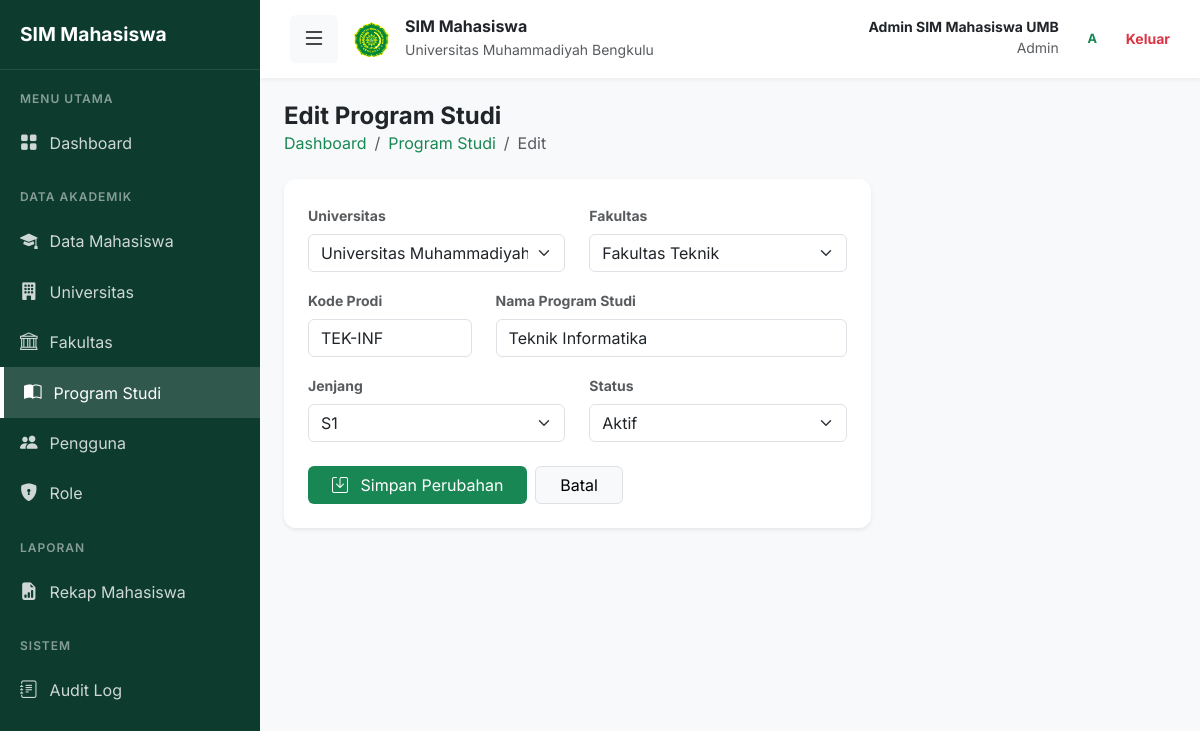
The page /program_studi/edit.php?id=2 (signed in) on the database its author committed.
### tables this page shows
CREATE TABLE IF NOT EXISTS fakultas (
    id INT AUTO_INCREMENT PRIMARY KEY,
    universitas_id INT NOT NULL,
    kode_fakultas VARCHAR(20) NOT NULL,
    nama_fakultas VARCHAR(100) NOT NULL,
    created_at TIMESTAMP DEFAULT CURRENT_TIMESTAMP,
    FOREIGN KEY (universitas_id) REFERENCES universitas(id) ON DELETE CASCADE,
    UNIQUE(universitas_id, kode_fakultas)
);

CREATE TABLE IF NOT EXISTS universitas (
    id INT AUTO_INCREMENT PRIMARY KEY,
    kode_universitas VARCHAR(20) NOT NULL UNIQUE,
    nama_universitas VARCHAR(100) NOT NULL,
    alamat TEXT,
    email VARCHAR(100),
    nomor_telepon VARCHAR(20),
    created_at TIMESTAMP DEFAULT CURRENT_TIMESTAMP
);

CREATE TABLE IF NOT EXISTS program_studi (
    id INT AUTO_INCREMENT PRIMARY KEY,
    fakultas_id INT NOT NULL,
    kode_prodi VARCHAR(20) NOT NULL,
    nama_prodi VARCHAR(100) NOT NULL,
    jenjang VARCHAR(20) NOT NULL,
    status_prodi ENUM('Aktif', 'Tidak Aktif') DEFAULT 'Aktif',
    created_at TIMESTAMP DEFAULT CURRENT_TIMESTAMP,
    FOREIGN KEY (fakultas_id) REFERENCES fakultas(id) ON DELETE CASCADE,
    UNIQUE(fakultas_id, kode_prodi)
);

### includes/functions.php (called while the page is built, shortened)
<?php
function h($string) {
    return htmlspecialchars($string, ENT_QUOTES, 'UTF-8');
}
?>

### program_studi/edit.php (the view, shortened to what this page needs)
<?php
require_once '../config/database.php';
require_once '../includes/functions.php';
$id = $_GET['id'] ?? null;
$stmt = $pdo->prepare("SELECT p.*, f.universitas_id FROM program_studi p JOIN fakultas f ON p.fakultas_id = f.id WHERE p.id = ?");
$stmt->execute([$id]);
$p = $stmt->fetch();
$universitas = $pdo->query("SELECT id, nama_universitas FROM universitas ORDER BY nama_universitas ASC")->fetchAll();
$fakultas = $pdo->query("SELECT id, nama_fakultas, universitas_id FROM fakultas ORDER BY nama_fakultas ASC")->fetchAll();
require_once '../includes/header.php';
?>
<div class="mb-4">
    <h4 class="fw-bold text-hijau-tua mb-0">Edit Program Studi</h4>
    <nav aria-label="breadcrumb">
        <ol class="breadcrumb small mb-0">
            <li class="breadcrumb-item"><a href="../dashboard.php" class="text-decoration-none text-success">Dashboard</a></li>
            <li class="breadcrumb-item"><a href="index.php" class="text-decoration-none text-success">Program Studi</a></li>
            <li class="breadcrumb-item active" aria-current="page">Edit</li>
        </ol>
    </nav>
</div>
<div class="row">
    <div class="col-lg-8">
        <div class="card card-custom border-0 shadow-sm bg-white">
            <div class="card-body p-4">
                <form action="" method="POST">
                    <div class="row">
                        <div class="col-md-6 mb-3">
                            <label for="universitas_id" class="form-label small fw-bold text-muted">Universitas</label>
                            <select id="universitas_id" class="form-select" required>
                                <?php foreach ($universitas as $u): ?>
                                    <option value="<?= $u['id'] ?>" <?= $p['universitas_id'] == $u['id'] ? 'selected' : '' ?>><?= h($u['nama_universitas']) ?></option>
                                <?php endforeach; ?>
                            </select>
                        </div>
                        <div class="col-md-6 mb-3">
                            <label for="fakultas_id" class="form-label small fw-bold text-muted">Fakultas</label>
                            <select name="fakultas_id" id="fakultas_id" class="form-select" required>
                                <?php foreach ($fakultas as $f): ?>
                                    <?php if ($f['universitas_id'] == $p['universitas_id']): ?>
                                        <option value="<?= $f['id'] ?>" <?= $p['fakultas_id'] == $f['id'] ? 'selected' : '' ?>><?= h($f['nama_fakultas']) ?></option>
                                    <?php endif; ?>
                                <?php endforeach; ?>
                            </select>
                        </div>
                    </div>
                    <div class="row">
                        <div class="col-md-4 mb-3">
                            <label for="kode_prodi" class="form-label small fw-bold text-muted">Kode Prodi</label>
                            <input type="text" name="kode_prodi" id="kode_prodi" class="form-control" value="<?= h($p['kode_prodi']) ?>" required>
                        </div>
                        <div class="col-md-8 mb-3">
                            <label for="nama_prodi" class="form-label small fw-bold text-muted">Nama Program Studi</label>
                            <input type="text" name="nama_prodi" id="nama_prodi" class="form-control" value="<?= h($p['nama_prodi']) ?>" required>
                        </div>
                    </div>
                    <div class="row">
                        <div class="col-md-6 mb-4">
                            <label for="jenjang" class="form-label small fw-bold text-muted">Jenjang</label>
                            <select name="jenjang" id="jenjang" class="form-select" required>
                                <option value="S1" <?= $p['jenjang'] === 'S1' ? 'selected' : '' ?>>S1</option>
                            </select>
                        </div>
                        <div class="col-md-6 mb-4">
                            <label for="status_prodi" class="form-label small fw-bold text-muted">Status</label>
                            <select name="status_prodi" id="status_prodi" class="form-select">
                                <option value="Aktif" <?= $p['status_prodi'] === 'Aktif' ? 'selected' : '' ?>>Aktif</option>
                            </select>
                        </div>
                    </div>
                    <div class="d-flex gap-2">
                        <button type="submit" class="btn btn-hijau px-4">
                            <i class="bi bi-save me-2"></i> Simpan Perubahan
                        </button>
                        <a href="index.php" class="btn btn-light px-4 border">Batal</a>
                    </div>
                </form>
            </div>
        </div>
    </div>
</div>
<?php require_once '../includes/footer.php'; ?>

### includes/header.php (style rules this page uses)
:root { --hijau-tua: #0d3b2e; --hijau-mint: #d1e7dd; --hijau-utama: #198754; --bg-konten: #f8f9fa; }
body { font-family: 'Inter', sans-serif; background-color: var(--bg-konten); overflow-x: hidden; }
.btn-hijau { background-color: var(--hijau-utama); color: white; border: none; transition: all 0.2s; }
.card-custom { border: 1px solid #eee; border-radius: 12px; box-shadow: 0 2px 10px rgba(0,0,0,0.02); transition: transform 0.2s; }

### rows shown on the page
fakultas: universitas.nama_universitas "Universitas Muhammadiyah Bengkulu"
program_studi: fakultas_id "Fakultas Teknik", kode_prodi "TEK-INF", nama_prodi "Teknik Informatika", jenjang "S1", status_prodi "Aktif"

### other values the page prints
$_SESSION['nama_lengkap'] "Admin SIM Mahasiswa UMB"
$_SESSION['role_name'] "Admin"
substr($_SESSION['nama_lengkap'], 0, 1) "A"
